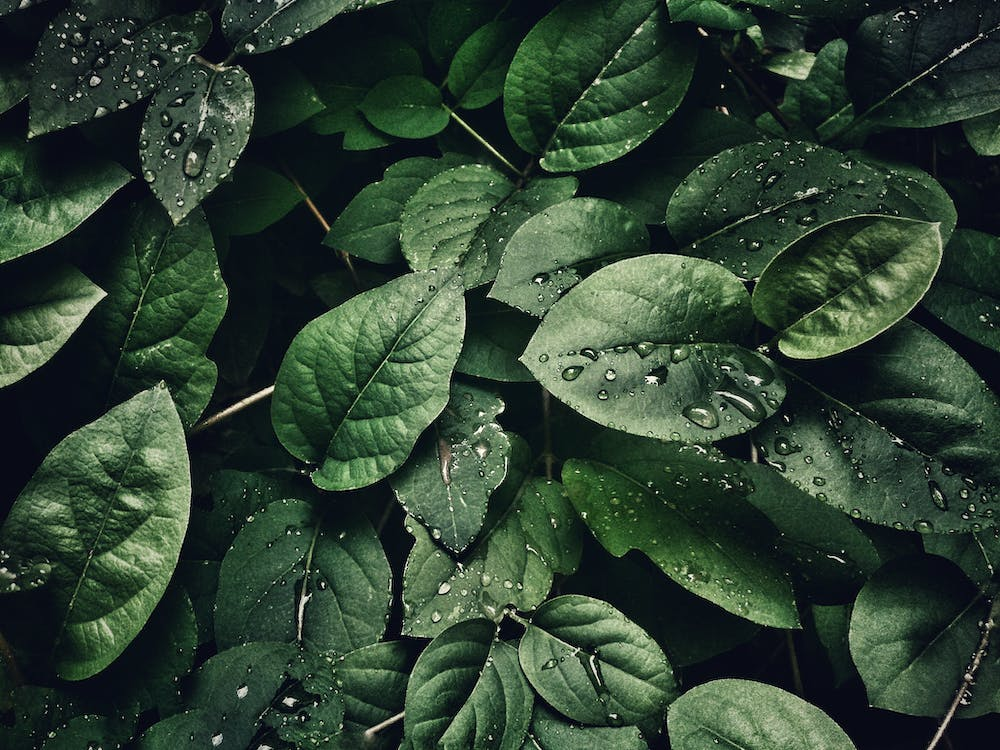
#> input picture pexels-photo-807598.jpeg, 1000 x 750 px
$ python analys.py
#> lines starting #> are read from the running program, lines starting #| are printed output that depends on the picture; after the words box and inside, x2 and y2 are one past the last pixel; in counts of white or black regions, pixels touching at a corner belong together
import cv2 as cv


img = cv.imread("pexels-photo-807598.jpeg")
#> img is the input picture: shape (750, 1000, 3); mean B, G, R 49.4, 64.8, 45.6
font = cv.FONT_HERSHEY_DUPLEX
cv.putText(img,'hej dziala',(10,500),font,4,(255,255,255))
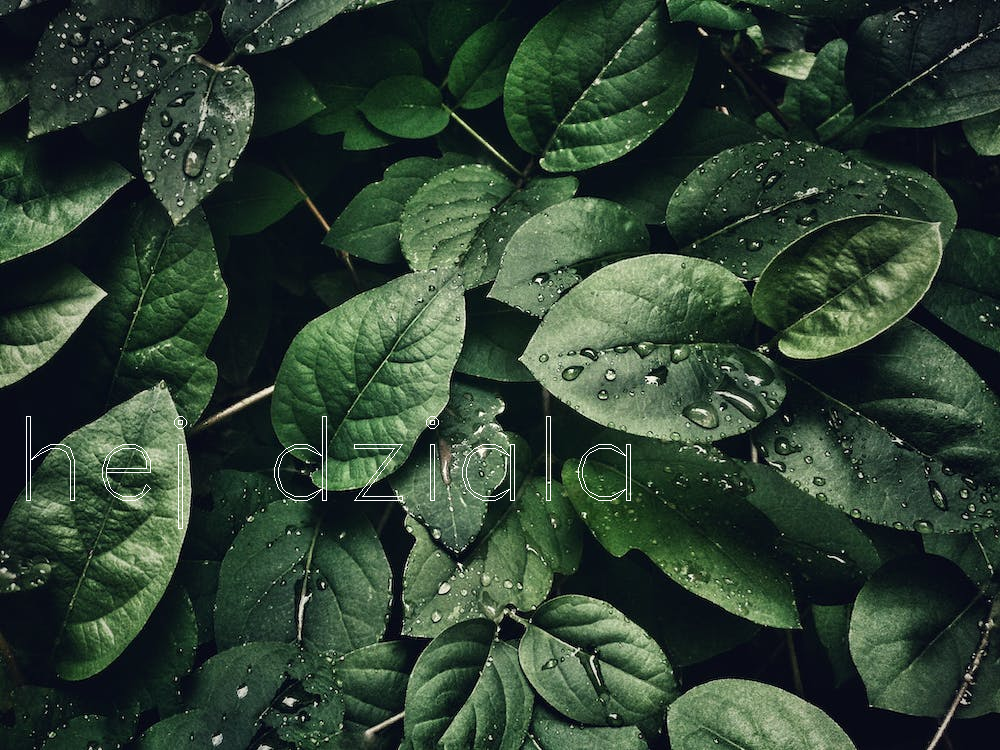
#> img: shape (750, 1000, 3); 0.35% of pixels changed, all inside (x1, y1, x2, y2) = (26, 416, 631, 529)

cv.imshow("displey window",img)
k = cv.waitKey(0)
#> (key Esc is pressed here)
